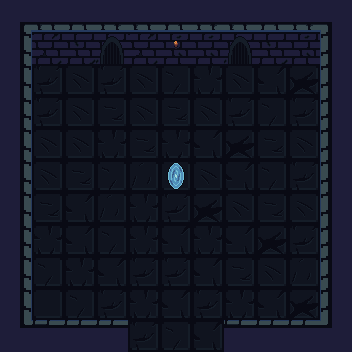

Below is a game level as drawn by its tile map, then a one-line description and the .tmx file that defines it, in full:
An orthogonal 11x11 tile map with 32x32 px tiles, 1 tile layer (Kachelebene 1) and 7 objects.

<map version="1.10" tiledversion="1.11.2" orientation="orthogonal" renderorder="right-down" width="11" height="11" tilewidth="32" tileheight="32" infinite="0" nextlayerid="5" nextobjectid="17">
 <tileset firstgid="1" source="Dungeon_Tileset_Tryout.tsx" />
 <layer id="1" name="Kachelebene 1" width="11" height="11">
  <data encoding="csv">
1,2,3,4,2,3,4,2,3,4,5,
17,18,19,55,18,75,20,55,19,20,21,
17,51,67,51,67,50,34,67,35,36,21,
33,51,67,66,67,66,67,51,50,51,37,
49,67,67,34,66,34,35,36,66,67,53,
65,67,66,50,68,185,67,35,50,51,69,
17,66,35,68,34,51,36,67,66,67,21,
33,34,35,50,34,35,34,35,36,51,37,
49,50,34,35,51,51,35,66,67,68,53,
65,178,50,51,34,35,51,34,35,36,69,
81,82,83,84,51,50,35,82,83,84,85
</data>
 </layer>
 <objectgroup id="2" name="collision">
  <object id="1" x="0" y="32" width="352" height="32" />
  <object id="3" x="0" y="64" width="32" height="288" />
  <object id="4" x="320" y="64" width="32" height="288" />
  <object id="5" x="32" y="320" width="96" height="32" />
  <object id="8" x="224" y="320" width="96" height="32" />
 </objectgroup>
 <objectgroup id="3" name="door">
  <object id="9" x="128" y="320" width="96" height="32">
   <properties>
    <property name="type" value="bottom" />
   </properties>
  </object>
 </objectgroup>
 <objectgroup id="4" name="utils">
  <object id="13" x="144" y="144" width="64" height="64">
   <properties>
    <property name="type" value="entry" />
   </properties>
   <ellipse />
  </object>
 </objectgroup>
</map>